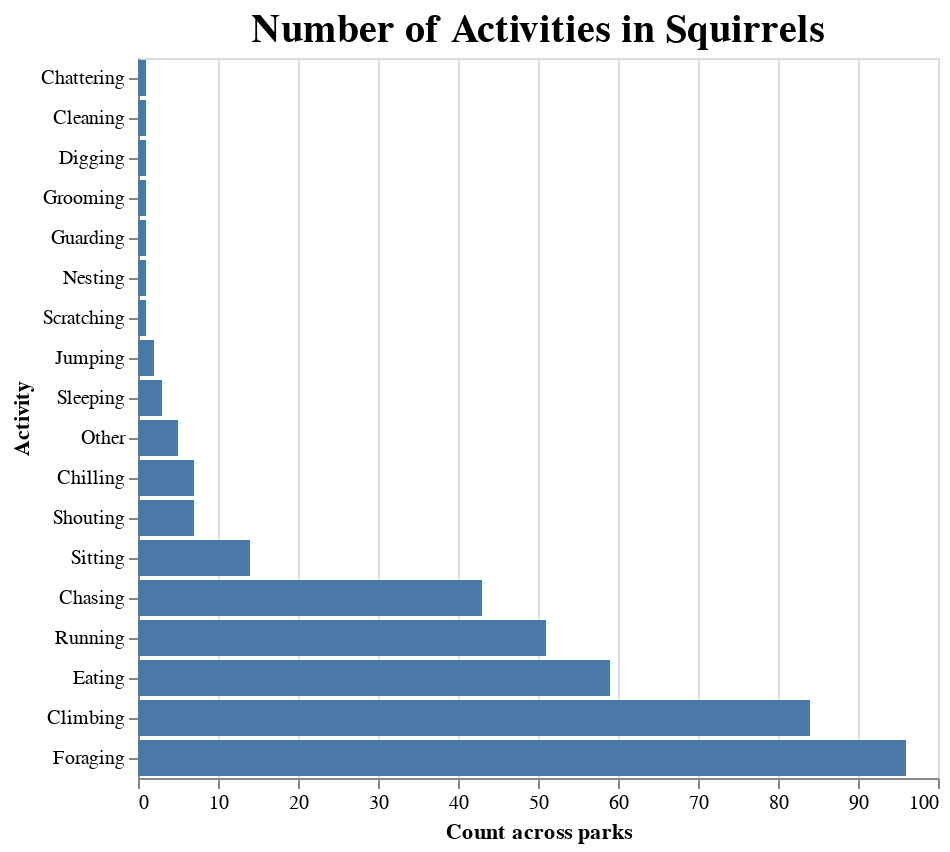

This figure's notebook cell:
### Markdown cell above
## After looking at the stacked bar chart, I gotta say it's pretty messy. So I've added a regular bar chart below. Decide which one and then submit. -Minghao

### Code cell
act_counts = data.groupby('Activities').size().reset_index(name='Count')
act_counts['Count_str'] = act_counts['Count'].astype(str)
alt.Chart(act_counts).mark_bar().encode(
    y = alt.Y('Activities:N', sort='x', title='Activity'),
    x = alt.X('Count:Q', title = 'Count across parks'),                ###
    tooltip=[ alt.Tooltip('Count:Q', title='Count')]
).properties(
    title={
        'text': 'Number of Activities in Squirrels',
        'fontSize': 20,
        'font': 'Helvetica'
    }
)

### Figure 1 — Vega-Lite specification as saved in the notebook (floating-point values rounded to 4 significant figures)
{"config": {"view": {"continuousWidth": 400, "continuousHeight": 300}}, "data": {"name": "data-f4af54ec0123fab3de71e7e13087f05b"}, "mark": "bar", "encoding": {"tooltip": [{"field": "Count", "title": "Count", "type": "quantitative"}], "x": {"field": "Count", "title": "Count across parks", "type": "quantitative"}, "y": {"field": "Activities", "sort": "x", "title": "Activity", "type": "nominal"}}, "title": {"text": "Number of Activities in Squirrels", "fontSize": 20, "font": "Helvetica"}, "$schema": "https://vega.github.io/schema/vega-lite/v4.17.0.json", "datasets": {"data-f4af54ec0123fab3de71e7e13087f05b": [{"Activities": "Chasing", "Count": 43, "Count_str": "43"}, {"Activities": "Chattering", "Count": 1, "Count_str": "1"}, {"Activities": "Chilling", "Count": 7, "Count_str": "7"}, {"Activities": "Cleaning", "Count": 1, "Count_str": "1"}, {"Activities": "Climbing", "Count": 84, "Count_str": "84"}, {"Activities": "Digging", "Count": 1, "Count_str": "1"}, {"Activities": "Eating", "Count": 59, "Count_str": "59"}, {"Activities": "Foraging", "Count": 96, "Count_str": "96"}, {"Activities": "Grooming", "Count": 1, "Count_str": "1"}, {"Activities": "Guarding", "Count": 1, "Count_str": "1"}, {"Activities": "Jumping", "Count": 2, "Count_str": "2"}, {"Activities": "Nesting", "Count": 1, "Count_str": "1"}, {"Activities": "Other", "Count": 5, "Count_str": "5"}, {"Activities": "Running", "Count": 51, "Count_str": "51"}, {"Activities": "Scratching", "Count": 1, "Count_str": "1"}, {"Activities": "Shouting", "Count": 7, "Count_str": "7"}, {"Activities": "Sitting", "Count": 14, "Count_str": "14"}, {"Activities": "Sleeping", "Count": 3, "Count_str": "3"}]}}
